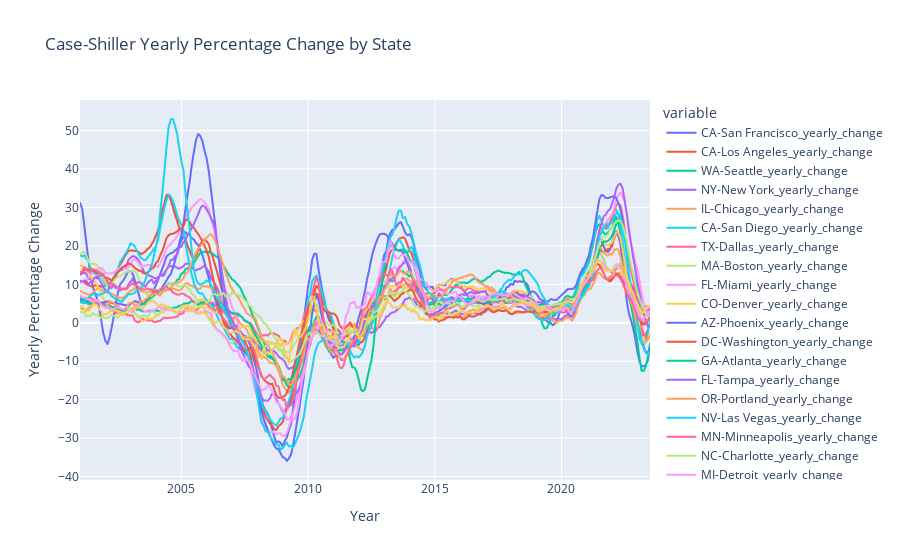

The notebook cell saved with this chart:
### Code cell
# Plotting interactive line graph showing percent changes for every state
px.line(Case_Shiller_by_state_yearly, title='Case-Shiller Yearly Percentage Change by State').update_layout\
       (xaxis_title='Year', yaxis_title='Yearly Percentage Change')

### Figure 1 — Plotly figure (JSON) as saved in the notebook; plotly's stock layout.template omitted (floating-point values rounded to 4 significant figures; data arrays with more than 128 entries replaced by an {"elided": "..."} marker saying what was removed)
{"data": [{"hovertemplate": "variable=CA-San Francisco_yearly_change<br>index=%{x}<br>value=%{y}<extra></extra>", "legendgroup": "CA-San Francisco_yearly_change", "line": {"color": "#636efa", "dash": "solid"}, "marker": {"symbol": "circle"}, "mode": "lines", "name": "CA-San Francisco_yearly_change", "showlegend": true, "type": "scattergl", "x": {"elided": "271 str values"}, "xaxis": "x", "y": {"elided": "271 float values"}, "yaxis": "y"}, {"hovertemplate": "variable=CA-Los Angeles_yearly_change<br>index=%{x}<br>value=%{y}<extra></extra>", "legendgroup": "CA-Los Angeles_yearly_change", "line": {"color": "#EF553B", "dash": "solid"}, "marker": {"symbol": "circle"}, "mode": "lines", "name": "CA-Los Angeles_yearly_change", "showlegend": true, "type": "scattergl", "x": {"elided": "271 str values"}, "xaxis": "x", "y": {"elided": "271 float values"}, "yaxis": "y"}, {"hovertemplate": "variable=WA-Seattle_yearly_change<br>index=%{x}<br>value=%{y}<extra></extra>", "legendgroup": "WA-Seattle_yearly_change", "line": {"color": "#00cc96", "dash": "solid"}, "marker": {"symbol": "circle"}, "mode": "lines", "name": "WA-Seattle_yearly_change", "showlegend": true, "type": "scattergl", "x": {"elided": "271 str values"}, "xaxis": "x", "y": {"elided": "271 float values"}, "yaxis": "y"}, {"hovertemplate": "variable=NY-New York_yearly_change<br>index=%{x}<br>value=%{y}<extra></extra>", "legendgroup": "NY-New York_yearly_change", "line": {"color": "#ab63fa", "dash": "solid"}, "marker": {"symbol": "circle"}, "mode": "lines", "name": "NY-New York_yearly_change", "showlegend": true, "type": "scattergl", "x": {"elided": "271 str values"}, "xaxis": "x", "y": {"elided": "271 float values"}, "yaxis": "y"}, {"hovertemplate": "variable=IL-Chicago_yearly_change<br>index=%{x}<br>value=%{y}<extra></extra>", "legendgroup": "IL-Chicago_yearly_change", "line": {"color": "#FFA15A", "dash": "solid"}, "marker": {"symbol": "circle"}, "mode": "lines", "name": "IL-Chicago_yearly_change", "showlegend": true, "type": "scattergl", "x": {"elided": "271 str values"}, "xaxis": "x", "y": {"elided": "271 float values"}, "yaxis": "y"}, {"hovertemplate": "variable=CA-San Diego_yearly_change<br>index=%{x}<br>value=%{y}<extra></extra>", "legendgroup": "CA-San Diego_yearly_change", "line": {"color": "#19d3f3", "dash": "solid"}, "marker": {"symbol": "circle"}, "mode": "lines", "name": "CA-San Diego_yearly_change", "showlegend": true, "type": "scattergl", "x": {"elided": "271 str values"}, "xaxis": "x", "y": {"elided": "271 float values"}, "yaxis": "y"}, {"hovertemplate": "variable=TX-Dallas_yearly_change<br>index=%{x}<br>value=%{y}<extra></extra>", "legendgroup": "TX-Dallas_yearly_change", "line": {"color": "#FF6692", "dash": "solid"}, "marker": {"symbol": "circle"}, "mode": "lines", "name": "TX-Dallas_yearly_change", "showlegend": true, "type": "scattergl", "x": {"elided": "271 str values"}, "xaxis": "x", "y": {"elided": "271 float values"}, "yaxis": "y"}, {"hovertemplate": "variable=MA-Boston_yearly_change<br>index=%{x}<br>value=%{y}<extra></extra>", "legendgroup": "MA-Boston_yearly_change", "line": {"color": "#B6E880", "dash": "solid"}, "marker": {"symbol": "circle"}, "mode": "lines", "name": "MA-Boston_yearly_change", "showlegend": true, "type": "scattergl", "x": {"elided": "271 str values"}, "xaxis": "x", "y": {"elided": "271 float values"}, "yaxis": "y"}, {"hovertemplate": "variable=FL-Miami_yearly_change<br>index=%{x}<br>value=%{y}<extra></extra>", "legendgroup": "FL-Miami_yearly_change", "line": {"color": "#FF97FF", "dash": "solid"}, "marker": {"symbol": "circle"}, "mode": "lines", "name": "FL-Miami_yearly_change", "showlegend": true, "type": "scattergl", "x": {"elided": "271 str values"}, "xaxis": "x", "y": {"elided": "271 float values"}, "yaxis": "y"}, {"hovertemplate": "variable=CO-Denver_yearly_change<br>index=%{x}<br>value=%{y}<extra></extra>", "legendgroup": "CO-Denver_yearly_change", "line": {"color": "#FECB52", "dash": "solid"}, "marker": {"symbol": "circle"}, "mode": "lines", "name": "CO-Denver_yearly_change", "showlegend": true, "type": "scattergl", "x": {"elided": "271 str values"}, "xaxis": "x", "y": {"elided": "271 float values"}, "yaxis": "y"}, {"hovertemplate": "variable=AZ-Phoenix_yearly_change<br>index=%{x}<br>value=%{y}<extra></extra>", "legendgroup": "AZ-Phoenix_yearly_change", "line": {"color": "#636efa", "dash": "solid"}, "marker": {"symbol": "circle"}, "mode": "lines", "name": "AZ-Phoenix_yearly_change", "showlegend": true, "type": "scattergl", "x": {"elided": "271 str values"}, "xaxis": "x", "y": {"elided": "271 float values"}, "yaxis": "y"}, {"hovertemplate": "variable=DC-Washington_yearly_change<br>index=%{x}<br>value=%{y}<extra></extra>", "legendgroup": "DC-Washington_yearly_change", "line": {"color": "#EF553B", "dash": "solid"}, "marker": {"symbol": "circle"}, "mode": "lines", "name": "DC-Washington_yearly_change", "showlegend": true, "type": "scattergl", "x": {"elided": "271 str values"}, "xaxis": "x", "y": {"elided": "271 float values"}, "yaxis": "y"}, {"hovertemplate": "variable=GA-Atlanta_yearly_change<br>index=%{x}<br>value=%{y}<extra></extra>", "legendgroup": "GA-Atlanta_yearly_change", "line": {"color": "#00cc96", "dash": "solid"}, "marker": {"symbol": "circle"}, "mode": "lines", "name": "GA-Atlanta_yearly_change", "showlegend": true, "type": "scattergl", "x": {"elided": "271 str values"}, "xaxis": "x", "y": {"elided": "271 float values"}, "yaxis": "y"}, {"hovertemplate": "variable=FL-Tampa_yearly_change<br>index=%{x}<br>value=%{y}<extra></extra>", "legendgroup": "FL-Tampa_yearly_change", "line": {"color": "#ab63fa", "dash": "solid"}, "marker": {"symbol": "circle"}, "mode": "lines", "name": "FL-Tampa_yearly_change", "showlegend": true, "type": "scattergl", "x": {"elided": "271 str values"}, "xaxis": "x", "y": {"elided": "271 float values"}, "yaxis": "y"}, {"hovertemplate": "variable=OR-Portland_yearly_change<br>index=%{x}<br>value=%{y}<extra></extra>", "legendgroup": "OR-Portland_yearly_change", "line": {"color": "#FFA15A", "dash": "solid"}, "marker": {"symbol": "circle"}, "mode": "lines", "name": "OR-Portland_yearly_change", "showlegend": true, "type": "scattergl", "x": {"elided": "271 str values"}, "xaxis": "x", "y": {"elided": "271 float values"}, "yaxis": "y"}, {"hovertemplate": "variable=NV-Las Vegas_yearly_change<br>index=%{x}<br>value=%{y}<extra></extra>", "legendgroup": "NV-Las Vegas_yearly_change", "line": {"color": "#19d3f3", "dash": "solid"}, "marker": {"symbol": "circle"}, "mode": "lines", "name": "NV-Las Vegas_yearly_change", "showlegend": true, "type": "scattergl", "x": {"elided": "271 str values"}, "xaxis": "x", "y": {"elided": "271 float values"}, "yaxis": "y"}, {"hovertemplate": "variable=MN-Minneapolis_yearly_change<br>index=%{x}<br>value=%{y}<extra></extra>", "legendgroup": "MN-Minneapolis_yearly_change", "line": {"color": "#FF6692", "dash": "solid"}, "marker": {"symbol": "circle"}, "mode": "lines", "name": "MN-Minneapolis_yearly_change", "showlegend": true, "type": "scattergl", "x": {"elided": "271 str values"}, "xaxis": "x", "y": {"elided": "271 float values"}, "yaxis": "y"}, {"hovertemplate": "variable=NC-Charlotte_yearly_change<br>index=%{x}<br>value=%{y}<extra></extra>", "legendgroup": "NC-Charlotte_yearly_change", "line": {"color": "#B6E880", "dash": "solid"}, "marker": {"symbol": "circle"}, "mode": "lines", "name": "NC-Charlotte_yearly_change", "showlegend": true, "type": "scattergl", "x": {"elided": "271 str values"}, "xaxis": "x", "y": {"elided": "271 float values"}, "yaxis": "y"}, {"hovertemplate": "variable=MI-Detroit_yearly_change<br>index=%{x}<br>value=%{y}<extra></extra>", "legendgroup": "MI-Detroit_yearly_change", "line": {"color": "#FF97FF", "dash": "solid"}, "marker": {"symbol": "circle"}, "mode": "lines", "name": "MI-Detroit_yearly_change", "showlegend": true, "type": "scattergl", "x": {"elided": "271 str values"}, "xaxis": "x", "y": {"elided": "271 float values"}, "yaxis": "y"}, {"hovertemplate": "variable=OH-Cleveland_yearly_change<br>index=%{x}<br>value=%{y}<extra></extra>", "legendgroup": "OH-Cleveland_yearly_change", "line": {"color": "#FECB52", "dash": "solid"}, "marker": {"symbol": "circle"}, "mode": "lines", "name": "OH-Cleveland_yearly_change", "showlegend": true, "type": "scattergl", "x": {"elided": "271 str values"}, "xaxis": "x", "y": {"elided": "271 float values"}, "yaxis": "y"}], "layout": {"legend": {"title": {"text": "variable"}, "tracegroupgap": 0}, "title": {"text": "Case-Shiller Yearly Percentage Change by State"}, "xaxis": {"anchor": "y", "domain": [0, 1], "title": {"text": "Year"}}, "yaxis": {"anchor": "x", "domain": [0, 1], "title": {"text": "Yearly Percentage Change"}}}}
